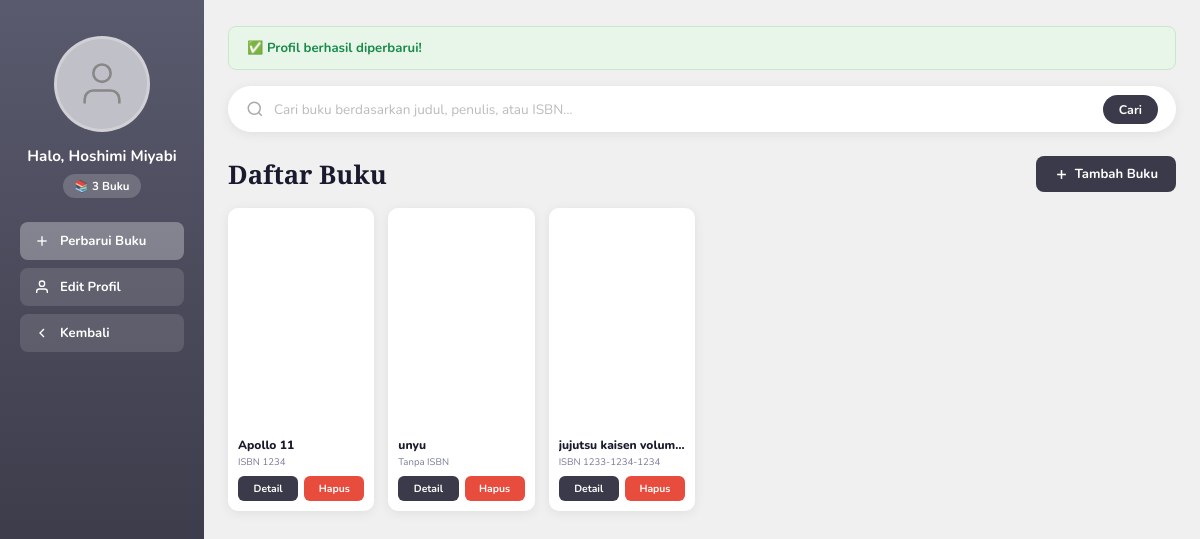
Screenshot of /halaman_admin.php?profil_saved=1 (signed in) with the database file from the repository.
### tables this page shows
CREATE TABLE `admin_profile` (
  `id` int NOT NULL,
  `user_id` int NOT NULL,
  `display_name` varchar(100) NOT NULL DEFAULT 'Admin',
  `foto` varchar(255) NOT NULL DEFAULT '',
  `updated_at` timestamp NULL DEFAULT CURRENT_TIMESTAMP ON UPDATE CURRENT_TIMESTAMP
);

CREATE TABLE `buku` (
  `id` int NOT NULL,
  `judul` varchar(255) NOT NULL,
  `penulis` varchar(255) NOT NULL DEFAULT '',
  `isbn` varchar(50) NOT NULL DEFAULT '',
  `genre` varchar(100) NOT NULL DEFAULT '',
  `sinopsis` text,
  `stok` int NOT NULL DEFAULT '0',
  `gambar` varchar(500) NOT NULL DEFAULT '',
  `created_at` timestamp NULL DEFAULT CURRENT_TIMESTAMP,
  `updated_at` timestamp NULL DEFAULT CURRENT_TIMESTAMP ON UPDATE CURRENT_TIMESTAMP
);

### halaman_admin.php (the view, shortened to what this page needs)
<?php
require_once "db.php";
$msg        = "";
$msg_type   = "";
$profil_res  = mysqli_query($conn, "SELECT * FROM admin_profile LIMIT 1");
$profil      = $profil_res ? mysqli_fetch_assoc($profil_res) : null;
$admin_name  = $profil["display_name"] ?? ($_SESSION["user_name"] ?? "Admin");
$admin_foto  = $profil["foto"] ?? "";
if (isset($_GET["profil_saved"])) {
    $msg = "Profil berhasil diperbarui!"; $msg_type = "success";
}
$search = trim($_GET["q"] ?? "");
$where  = "";
$buku_list = [];
$res = mysqli_query($conn, "SELECT * FROM buku $where ORDER BY id DESC");
while ($row = mysqli_fetch_assoc($res)) {
    $buku_list[] = $row;
}
$total = count($buku_list);
$colors = ["col-a","col-b","col-c","col-d","col-e","col-f","col-g","col-h"];
?>
<!DOCTYPE html>
<html lang="id">
<head>
</head>
<body>
<aside class="sidebar" id="sidebar">
  <div class="avatar-wrap" onclick="openProfilModal()" title="Edit Profil">
    <div class="avatar-circle">
      <?php if ($admin_foto && file_exists($admin_foto)): ?>
        <img src="<?= htmlspecialchars($admin_foto) ?>?v=<?= filemtime($admin_foto) ?>" alt="Admin"/>
      <?php else: ?>
        <svg class="default-icon" viewBox="0 0 24 24" fill="none" stroke="currentColor" stroke-width="1.2">
          <path d="M20 21v-2a4 4 0 0 0-4-4H8a4 4 0 0 0-4 4v2"/>
          <circle cx="12" cy="7" r="4"/>
        </svg>
      <?php endif; ?>
    </div>
  </div>
  <div class="admin-name-label">Halo, <?= htmlspecialchars($admin_name) ?></div>
  <div class="total-badge">📚 <?= $total ?> Buku</div>
  <button class="sidebar-btn active" onclick="openModal('tambah')">
    <svg viewBox="0 0 24 24" fill="none" stroke="currentColor" stroke-width="2"><line x1="12" y1="5" x2="12" y2="19"/><line x1="5" y1="12" x2="19" y2="12"/></svg>
    Perbarui Buku
  </button>
  <button class="sidebar-btn" onclick="openProfilModal()">
    <svg viewBox="0 0 24 24" fill="none" stroke="currentColor" stroke-width="2"><path d="M20 21v-2a4 4 0 0 0-4-4H8a4 4 0 0 0-4 4v2"/><circle cx="12" cy="7" r="4"/></svg>
    Edit Profil
  </button>
  <a class="sidebar-btn" href="beranda.php">
    <svg viewBox="0 0 24 24" fill="none" stroke="currentColor" stroke-width="2"><polyline points="15 18 9 12 15 6"/></svg>
    Kembali
  </a>
</aside>
<main class="main">
  <?php if ($msg): ?>
  <div class="alert alert-<?= $msg_type ?>">
    <?= $msg_type === "success" ? "✅" : "❌" ?> <?= htmlspecialchars($msg) ?>
  </div>
  <?php endif; ?>
  <form method="GET" action="">
    <div class="topbar">
      <svg viewBox="0 0 24 24" fill="none" stroke="currentColor" stroke-width="2">
        <circle cx="11" cy="11" r="8"/><path d="m21 21-4.35-4.35"/>
      </svg>
      <input type="text" name="q" placeholder="Cari buku berdasarkan judul, penulis, atau ISBN…"
             value="<?= htmlspecialchars($search) ?>"/>
      <button type="submit" class="btn-search">Cari</button>
    </div>
  </form>
  <div class="content-header">
    <div class="content-title">
      Daftar Buku
    </div>
    <button class="btn-add" onclick="openModal('tambah')">
      <svg viewBox="0 0 24 24" fill="none" stroke="currentColor" stroke-width="2.5"><line x1="12" y1="5" x2="12" y2="19"/><line x1="5" y1="12" x2="19" y2="12"/></svg>
      Tambah Buku
    </button>
  </div>
  <?php if (empty($buku_list)): ?>
  <div class="empty-state">
    <svg viewBox="0 0 24 24" fill="none" stroke="currentColor" stroke-width="1.5">
      <path d="M4 19.5A2.5 2.5 0 0 1 6.5 17H20"/><path d="M6.5 2H20v20H6.5A2.5 2.5 0 0 1 4 19.5v-15A2.5 2.5 0 0 1 6.5 2z"/>
    </svg>
    <p>Belum ada buku<?= $search ? " yang cocok dengan pencarian." : ". Tambahkan buku pertama!" ?></p>
  </div>
  <?php else: ?>
  <div class="books-grid">
    <?php foreach ($buku_list as $i => $buku):
      $col = $colors[$i % count($colors)];
      $buku_json = htmlspecialchars(json_encode($buku), ENT_QUOTES);
    ?>
    <div class="book-card">
      <div class="book-img <?= $buku["gambar"] ? "" : $col ?>" onclick="bukaDetailBuku(<?= $buku['id'] ?>)" title="Lihat detail buku">
        <?php if ($buku["gambar"] && file_exists($buku["gambar"])): ?>
          <img src="<?= htmlspecialchars($buku["gambar"]) ?>" alt="<?= htmlspecialchars($buku["judul"]) ?>">
        <?php else: ?>
          <svg viewBox="0 0 24 24" fill="none" stroke="#fff" stroke-width="1" opacity=".5">
            <path d="M4 19.5A2.5 2.5 0 0 1 6.5 17H20"/><path d="M6.5 2H20v20H6.5A2.5 2.5 0 0 1 4 19.5v-15A2.5 2.5 0 0 1 6.5 2z"/>
          </svg>
        <?php endif; ?>
      </div>
      <div class="book-info">
        <div class="book-title" title="<?= htmlspecialchars($buku["judul"]) ?>"><?= htmlspecialchars($buku["judul"]) ?></div>
        <div class="book-isbn"><?= $buku["isbn"] ? "ISBN " . htmlspecialchars($buku["isbn"]) : "Tanpa ISBN" ?></div>
        <div class="book-actions">
          <button class="btn-detail" onclick='openModal("edit", <?= $buku_json ?>)'>Detail</button>
          <button class="btn-hapus" onclick="konfirmasiHapus(<?= $buku["id"] ?>, '<?= htmlspecialchars(addslashes($buku["judul"])) ?>')">Hapus</button>
        </div>
      </div>
    </div>
    <?php endforeach; ?>
  </div>
  <?php endif; ?>
</main>
</body>
</html>

### rows the page displays
admin_profile: display_name "Hoshimi Miyabi"
buku: judul "Apollo 11", isbn "1234"
buku: judul "unyu", isbn "Tanpa ISBN"
buku: judul "jujutsu kaisen volum…", isbn "1233-1234-1234"

### other values shown
$total "3"
$msg "Profil berhasil diperbarui!"
